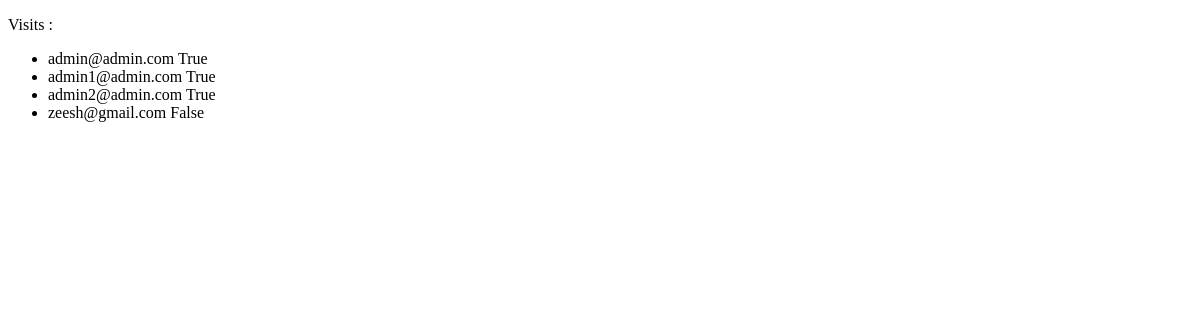
Before: /Users/ (signed in) with the older database file.
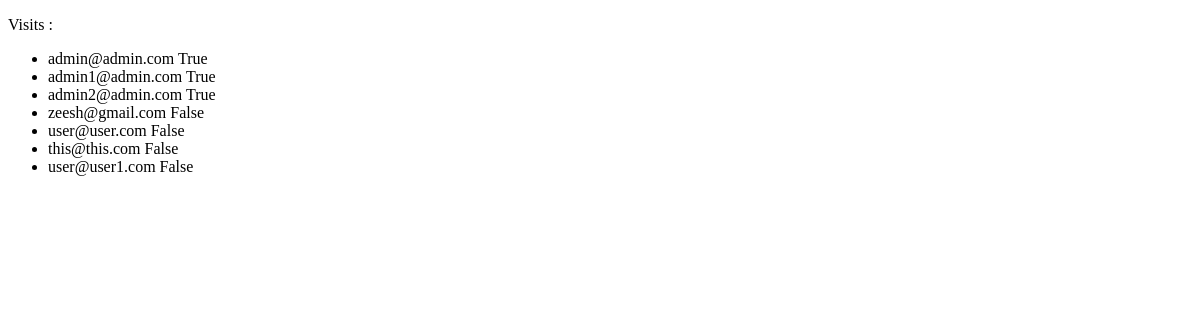
After: the same page with the newer database file.
### authentication/models.py (models this page shows, shortened)
class User(AbstractUser):
    email = EmailField(
        max_length = 254,
        verbose_name = 'email',
        unique = True,
    )
    USERNAME_FIELD = 'email'
    REQUIRED_FIELDS =  ['username']
    users = UserManager()

### authentication/views.py (the view)
# urls.py: path('Users/', ListView.as_view(), name = 'users_view' ),
class ListView(mixins.PermissionRequiredMixin, View):
    print('is it getting into that')
    template_name = 'users.html'
    object_list = User.users.all()
    login_url = '../../Login'
    try:
        permission_required = 'delete'
    except PermissionDenied:
        raise HttpResponseForbidden
    context = {
        'object_list' :  object_list
        }
    def get(self, request):
        print(request.GET.get('next'))
        return render(request, self.template_name, self.context)

### authentication/templates/users.html (shortened to what this page needs)
<!DOCTYPE html>
<html lang="en">
<head>
</head>
<body>
    <p>Visits : {{visits}}</p>
    <ul>
        {% for user in object_list %}
            <li> {{user.email}} {{user.is_staff}}</li>
        {% endfor %}
    </ul>
</body>
</html>

Changed rows visible on the page:
added User: email "user@user.com", is_staff "False"
added User: email "this@this.com", is_staff "False"
added User: email "user@user1.com", is_staff "False"
